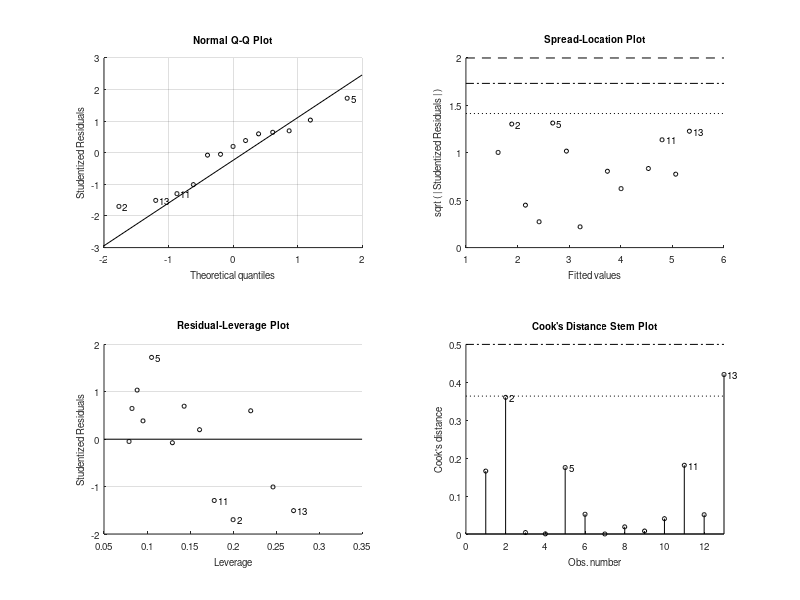
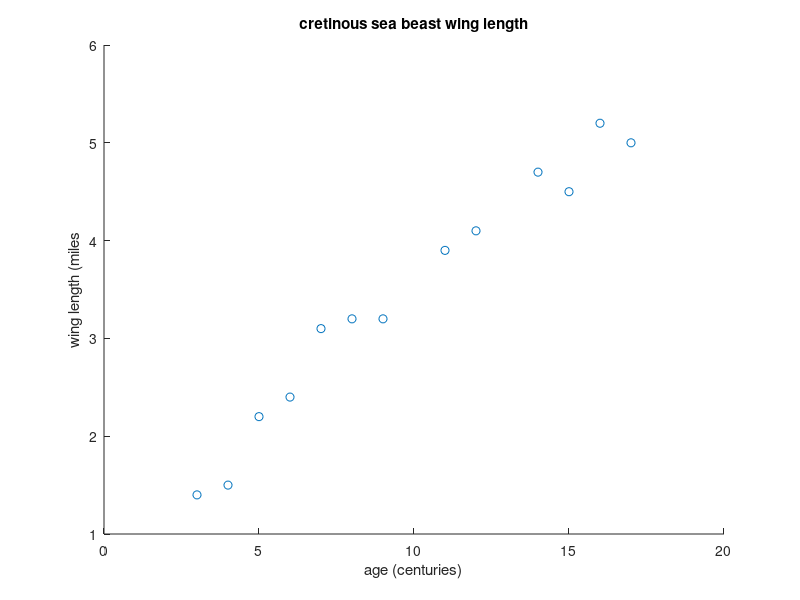

MATLAB code for these plots, in order: (Note: this script raises an error after producing the figures.)

%HW3!

%ploteen

samp_data=[3	1.4
4	1.5
5	2.2
6	2.4
7	3.1
8	3.2
9	3.2
11	3.9
12	4.1
14	4.7
15	4.5
16	5.2
17	5.0];

mdl = fitlm(samp_data(:,1),samp_data(:,2)); % makin our model



%1. Plot the relationship between Age and Wing Length.

figure
scatter(samp_data(:,1),samp_data(:,2)) %plot w/ scatter
ylabel('wing length (miles')
xlabel('age (centuries)')
title('cretinous sea beast wing length')

% calculate and plot the regression line

plotregression(samp_data(:,1), samp_data(:,2))
% Can you reject the null hypothesis?
[r,p]=corrcoef(samp_data(:,1), samp_data(:,2))

%answer, yup we can, you can also just get this from the mdl variable ofc

% Calculate and plot the confidence intervals on the slope of the regression.
ci=coefCI(mdl);

% Calculate (the coefficient of determination)

r^2 %!

%calculate pearsons R, oy vey hope I'm not totally misunderstanding
r %!

% 7. Add some noise to the data and see how the regression changes.

%ook

randval= abs(randn( 1,length(samp_data)));

samp_data_2=samp_data; samp_data_2(:,2)=samp_data_2(:,2).*randval';


figure
scatter(samp_data_2(:,1),samp_data_2(:,2)) %plot w/ scatter
ylabel('wing length (miles')
xlabel('age (centuries)')
title('cretinous sea beast wing length')

% calculate and plot the regression line

plotregression(samp_data_2(:,1), samp_data_2(:,2))
% Can you reject the null hypothesis?
[r,p]=corrcoef(samp_data_2(:,1), samp_data_2(:,2))

